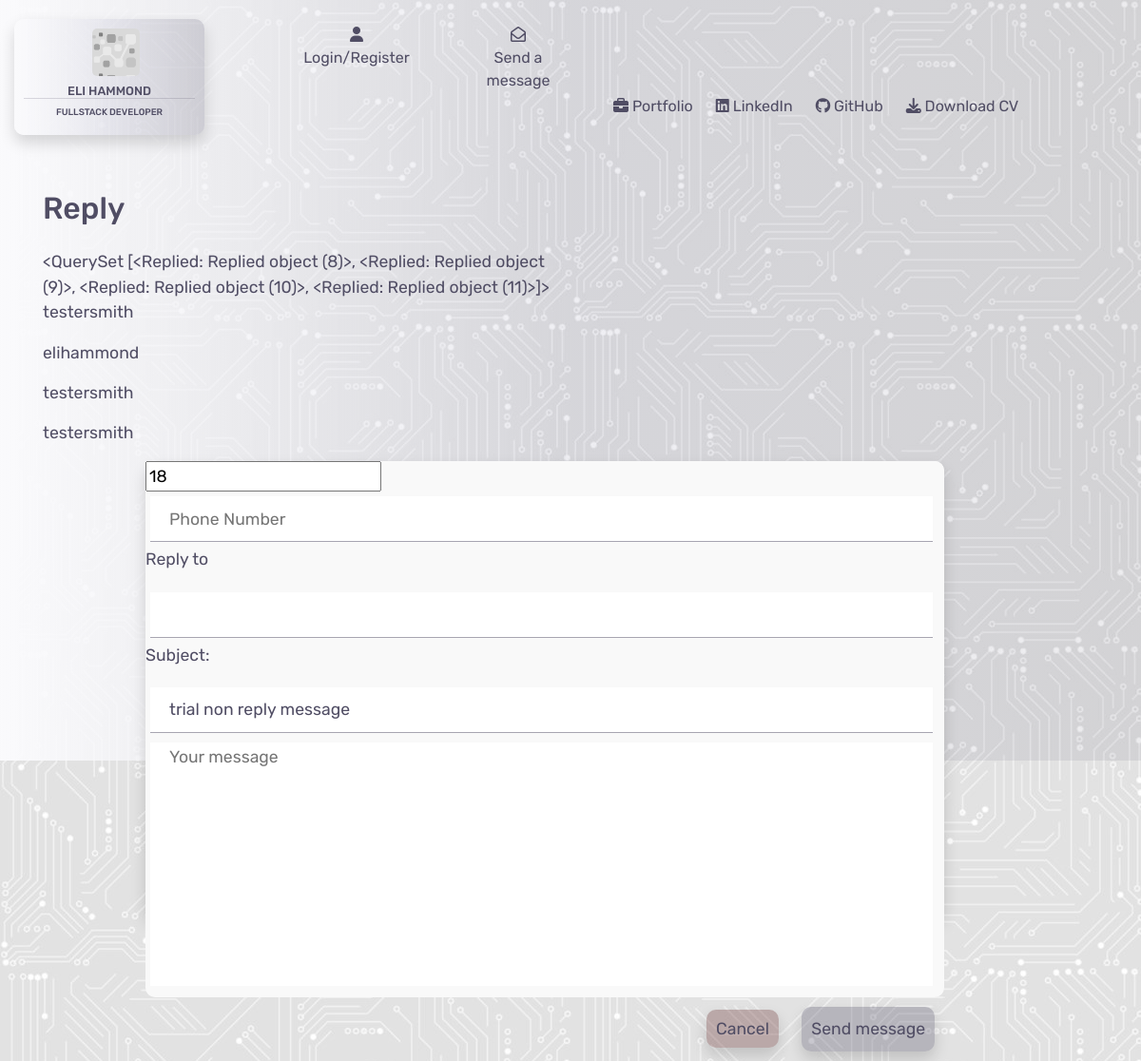
Before: /contacts/reply_message/18 with the older database file.
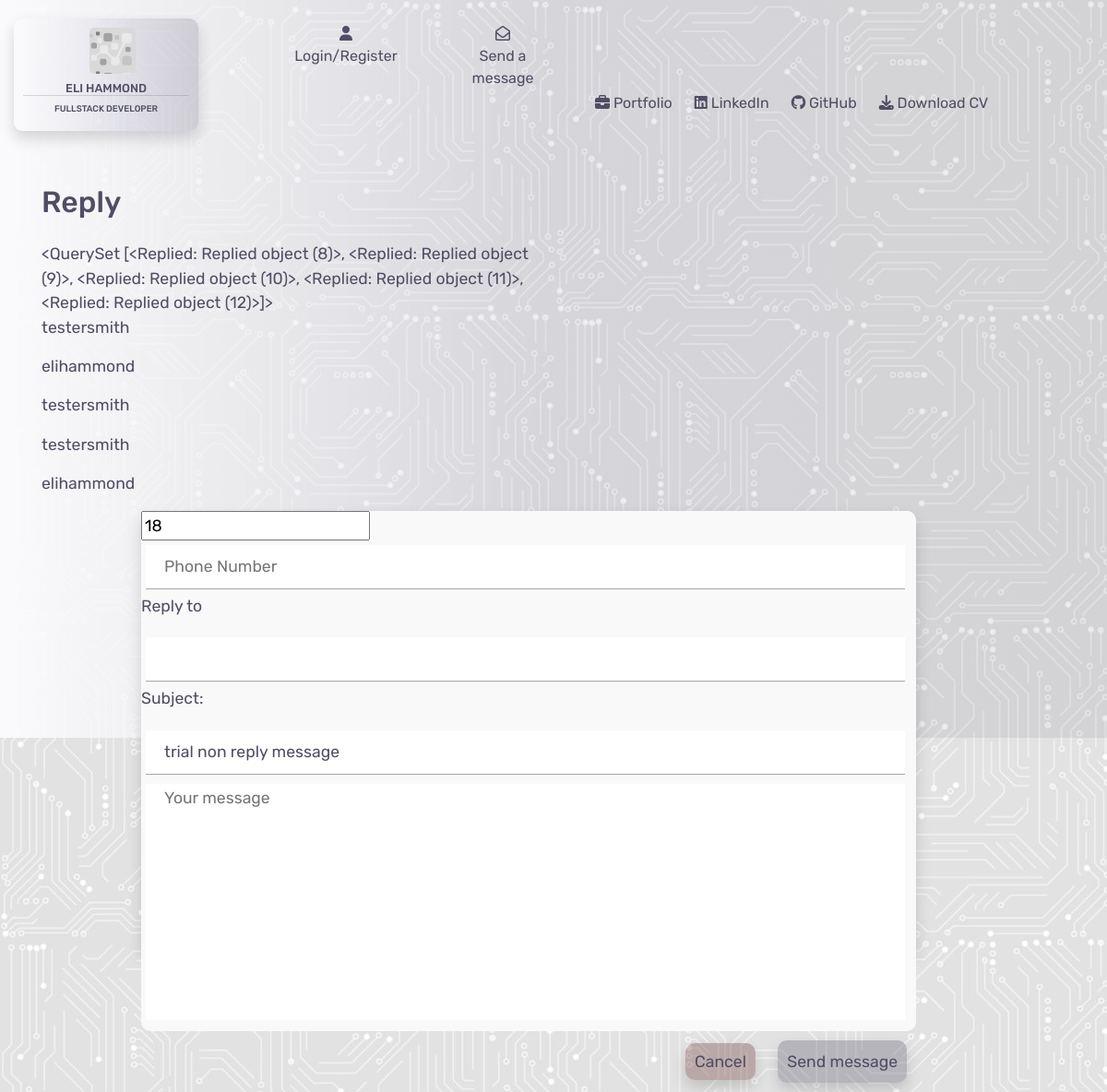
After: the same page with the newer database file.
### contacts/models.py (models this page shows)
class Replied(models.Model):
    class Meta:
        verbose_name_plural = "Replies"
    thread = models.ForeignKey(Contacts, on_delete=models.CASCADE)
    name = models.CharField(max_length=26, null=True, blank=True)
    send_to = models.CharField(max_length=240)
    subject = models.CharField(max_length=52, null=True, blank=True)
    message = models.TextField()
    date = models.DateField(auto_now_add=True)
    time = models.TimeField(auto_now_add=True)
    read = models.BooleanField(default=False)

### contacts/views.py (the view)
# urls.py: path('reply_message/<int:contact_id>', views.reply_message, name='reply_message'),
def reply_message(request, contact_id):
    inbox = Contacts.objects.get(id=contact_id)
    reply = Replied.objects.all()
    if request.method == 'POST':
        form = ReplyForm(request.POST)
        if form.is_valid():
            form.save()
            inbox.has_reply = True
            inbox.save()
            return redirect(reverse('contacts'))
        else:
            print(form.errors.as_data())
    else:
        form = ReplyForm()
    template = 'contacts/reply_message.html'
    context = {
        'form': form,
        'inbox': inbox,
        'reply': reply,
    }
    return render(request, template, context)

### contacts/forms.py
class ReplyForm(forms.ModelForm):
    class Meta:
        model = Replied
        fields = '__all__'
    def __init__(self, *args, **kwargs):
        super().__init__(*args, **kwargs)

### contacts/contexts.py (called while the page is built)
def contacts_inbox(request):
    user = request.user.id
    if user:
        user_inbox = get_object_or_404(User, username=request.user)
        inbox = Contacts.objects.filter(send_to=user_inbox)
        replied = Replied.objects.filter(name=user_inbox)
        replied_count = len(replied)
        inbox_replied_count = replied_count + 1
        unread_messages = inbox.filter(read=False).count()
        message_count = len(inbox)
        context = {
            'inbox': inbox,
            'message_count': message_count,
            'unread_messages': unread_messages,
            'replied': replied,
            'replied_count': replied_count,
            'inbox_replied_count': inbox_replied_count
        }
    else:
        inbox = Contacts.objects.all()
        context = {
            'inbox': inbox
        }
    return context

### contacts/templates/contacts/reply_message.html (shortened to what this page needs)
{% extends "base.html" %}
{% load static %}
{% block content %}
    <div class="container review-form">
        <div class="row">
            <div class="col-12 col-md-6">
                <h2 class="mb-4">Reply</h2>
            </div>
        </div>
        <div class="row">
            <div class="col-12 col-md-6">
                 {{ reply }}
                {% for rep in reply %}
                <p>{{ rep.name }}</p>
                {% endfor %}
                <form action="{% url 'reply_message' inbox.id %}" method="POST" class="contact-form shadow mb-2" enctype="multipart/form-data">
                    <div class="main-compose-message-section">
                        <input type="text" id="id_thread" name="thread" value="{{ inbox.id }}">
                        <input type="text" id="id_phone" name="phone" class="input" placeholder="Phone Number">
                        <div>
                            <p>Reply to</p>
                            <input type="text" id="id_send_to" name="send_to" value="{{ rep.name }}" class="input">
                        </div>
                        <div>
                            <p>Subject:</p>
                            <input type="text" id="id_subject" name="subject" value="{{ inbox.subject }}" class="input" placeholder="Subject">
                        </div>
                        <textarea name="message" id="id_message" class="textarea" placeholder="Your message"></textarea>
                    </div>
                    <div class="text-right">
                        <a href="{% url 'home' %}" class="shadow button cancel-btn">Cancel</a>
                        <button class="shadow button add-edit-btn" type="submit">Send message</button>
                    </div>
                </form>
            </div>
        </div>
    </div>
{% endblock %}

Changed rows visible on the page:
computed for Replied: id "<QuerySet [<Replied: Replied object (8)>, <Replied: Replied object (9)>, <Replied: Replied object (10)>, <Replied: Replied object (11)>]>" → "…(10)>, <Replied: Replied object (11)>, <Replied: Replied object (12)>]>"
added Replied: name "elihammond"
